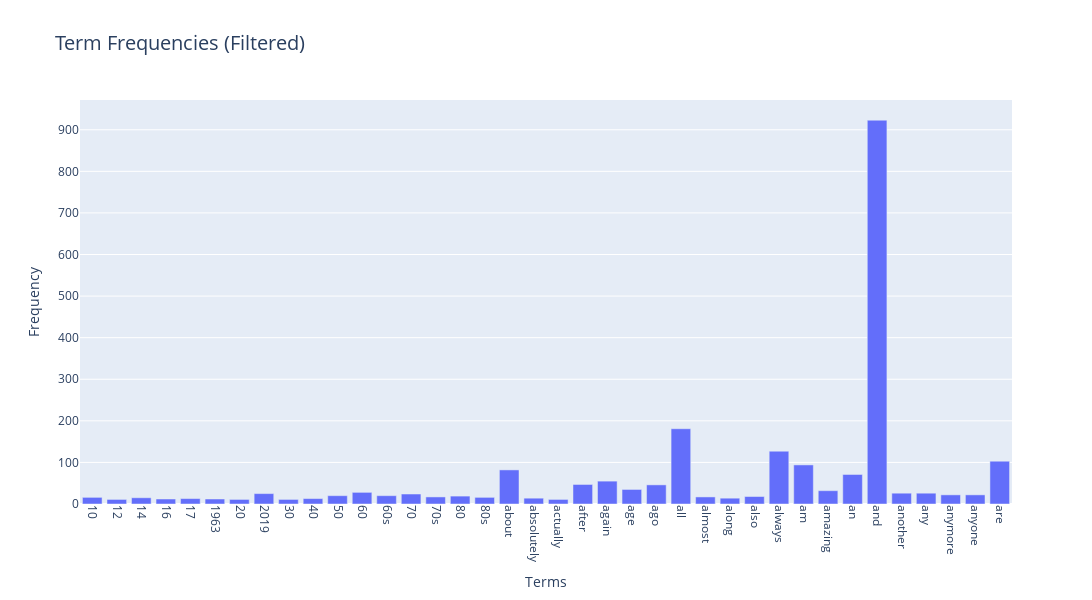

Source (notebook cell):
### Code cell
threshold = 10
filtered_terms = [(term, freq) for term, freq in zip(terms, frequencies) if freq > threshold]
terms, frequencies = zip(*filtered_terms)

# Now create the Plotly visualization with fewer terms
fig = px.bar(x=terms, y=frequencies, labels={'x': 'Terms', 'y': 'Frequency'}, title="Term Frequencies (Filtered)")
fig.update_layout(xaxis=dict(tickangle=90), height=600, width=1400, title_font_size=20)
fig.show()

### Figure 1 — Plotly figure (JSON) as saved in the notebook; plotly's stock layout.template omitted (floating-point values rounded to 4 significant figures)
{"data": [{"alignmentgroup": "True", "hovertemplate": "Terms=%{x}<br>Frequency=%{y}<extra></extra>", "legendgroup": "", "marker": {"color": "#636efa", "pattern": {"shape": ""}}, "name": "", "offsetgroup": "", "orientation": "v", "showlegend": false, "textposition": "auto", "type": "bar", "x": ["10", "12", "14", "16", "17", "1963", "20", "2019", "30", "40", "50", "60", "60s", "70", "70s", "80", "80s", "about", "absolutely", "actually", "after", "again", "age", "ago", "all", "almost", "along", "also", "always", "am", "amazing", "an", "and", "another", "any", "anymore", "anyone", "are"], "xaxis": "x", "y": [16, 11, 15, 12, 13, 12, 11, 25, 11, 13, 20, 28, 20, 24, 17, 19, 16, 82, 14, 11, 47, 55, 35, 46, 181, 17, 14, 18, 127, 94, 32, 71, 923, 26, 26, 22, 22, 103], "yaxis": "y"}], "layout": {"barmode": "relative", "height": 600, "legend": {"tracegroupgap": 0}, "title": {"font": {"size": 20}, "text": "Term Frequencies (Filtered)"}, "width": 1400, "xaxis": {"anchor": "y", "domain": [0, 1], "tickangle": 90, "title": {"text": "Terms"}}, "yaxis": {"anchor": "x", "domain": [0, 1], "title": {"text": "Frequency"}}}}
